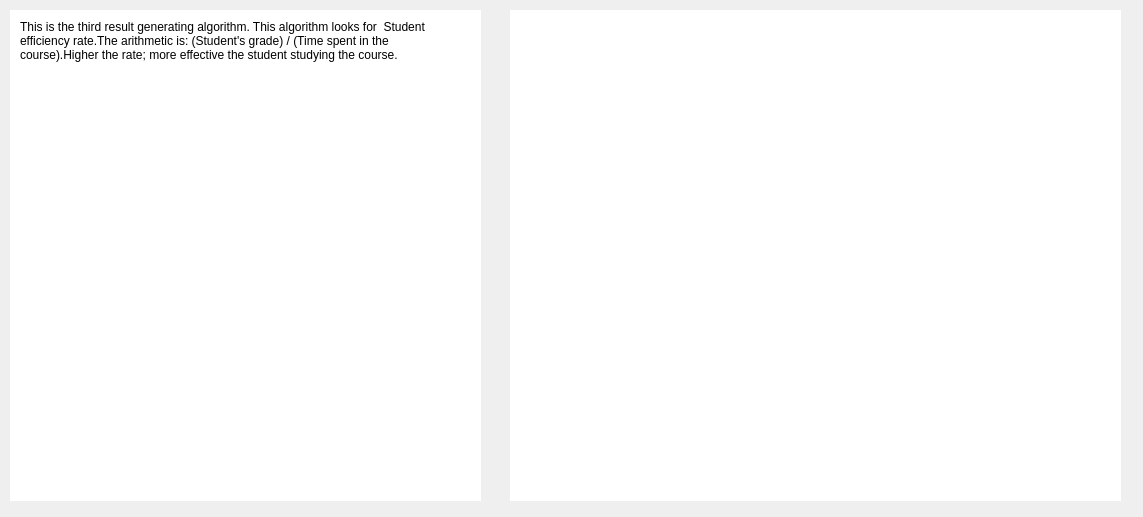
<?xml version="1.0" encoding="UTF-8"?>
<ui version="4.0">
 <class>detailedcontentdialog2</class>
 <widget class="QDialog" name="detailedcontentdialog2">
  <property name="geometry">
   <rect>
    <x>0</x>
    <y>0</y>
    <width>1143</width>
    <height>517</height>
   </rect>
  </property>
  <property name="windowTitle">
   <string>detailed result2</string>
  </property>
  <widget class="QWidget" name="paragraphWidget" native="true">
   <property name="geometry">
    <rect>
     <x>10</x>
     <y>10</y>
     <width>471</width>
     <height>491</height>
    </rect>
   </property>
   <property name="styleSheet">
    <string notr="true">background-color: rgb(255, 255, 255);</string>
   </property>
   <widget class="QLabel" name="description">
    <property name="geometry">
     <rect>
      <x>10</x>
      <y>10</y>
      <width>431</width>
      <height>131</height>
     </rect>
    </property>
    <property name="styleSheet">
     <string notr="true">font: 11pt &quot;Ubuntu&quot;;</string>
    </property>
    <property name="text">
     <string>This is the third result generating algorithm. This algorithm looks for  Student efficiency rate.The arithmetic is: (Student's grade) / (Time spent in the course).Higher the rate; more effective the student studying the course.</string>
    </property>
    <property name="alignment">
     <set>Qt::AlignLeading|Qt::AlignLeft|Qt::AlignTop</set>
    </property>
    <property name="wordWrap">
     <bool>true</bool>
    </property>
   </widget>
   <widget class="QLabel" name="Result">
    <property name="geometry">
     <rect>
      <x>10</x>
      <y>180</y>
      <width>441</width>
      <height>301</height>
     </rect>
    </property>
    <property name="styleSheet">
     <string notr="true">font: 12pt &quot;Ubuntu&quot;;</string>
    </property>
    <property name="text">
     <string/>
    </property>
    <property name="alignment">
     <set>Qt::AlignLeading|Qt::AlignLeft|Qt::AlignTop</set>
    </property>
    <property name="wordWrap">
     <bool>true</bool>
    </property>
   </widget>
  </widget>
  <widget class="QWidget" name="graphWidget" native="true">
   <property name="geometry">
    <rect>
     <x>510</x>
     <y>10</y>
     <width>611</width>
     <height>491</height>
    </rect>
   </property>
   <property name="styleSheet">
    <string notr="true">background-color: rgb(255, 255, 255);</string>
   </property>
   <widget class="QWidget" name="graph" native="true">
    <property name="geometry">
     <rect>
      <x>10</x>
      <y>10</y>
      <width>601</width>
      <height>481</height>
     </rect>
    </property>
   </widget>
  </widget>
 </widget>
 <resources/>
 <connections/>
</ui>
